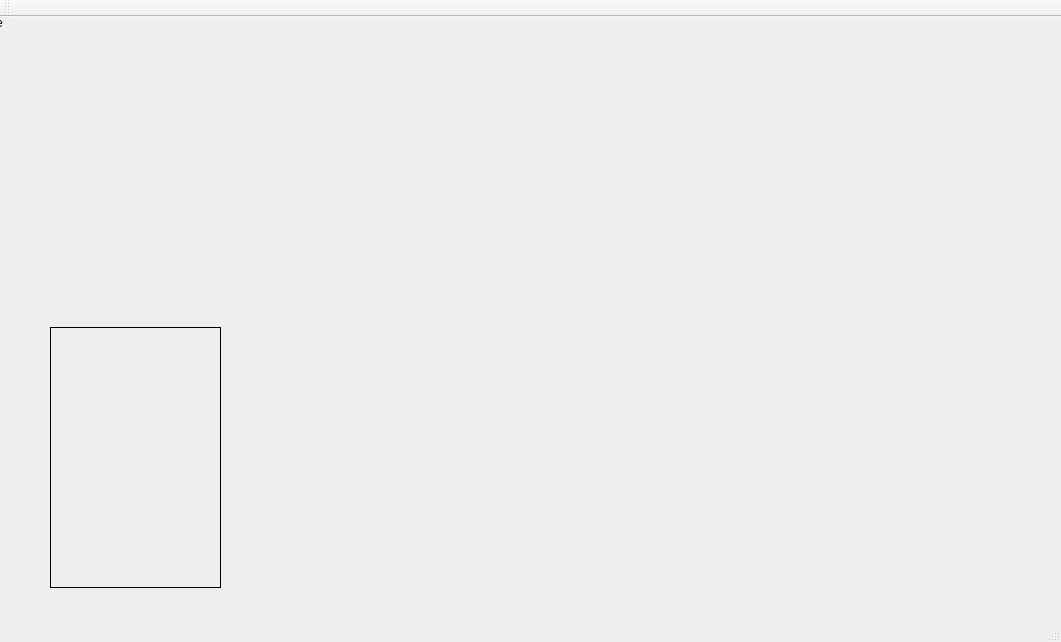
<?xml version="1.0" encoding="UTF-8"?>
<ui version="4.0">
 <class>MainWindow</class>
 <widget class="QMainWindow" name="MainWindow">
  <property name="geometry">
   <rect>
    <x>0</x>
    <y>0</y>
    <width>1061</width>
    <height>642</height>
   </rect>
  </property>
  <property name="windowTitle">
   <string>MainWindow</string>
  </property>
  <widget class="QWidget" name="centralWidget">
   <widget class="QLabel" name="blue">
    <property name="geometry">
     <rect>
      <x>-20</x>
      <y>0</y>
      <width>47</width>
      <height>12</height>
     </rect>
    </property>
    <property name="text">
     <string>blue</string>
    </property>
   </widget>
   <widget class="QLabel" name="red">
    <property name="geometry">
     <rect>
      <x>-30</x>
      <y>10</y>
      <width>47</width>
      <height>12</height>
     </rect>
    </property>
    <property name="text">
     <string>red</string>
    </property>
   </widget>
   <widget class="QLabel" name="redbird">
    <property name="geometry">
     <rect>
      <x>90</x>
      <y>290</y>
      <width>101</width>
      <height>121</height>
     </rect>
    </property>
    <property name="text">
     <string/>
    </property>
    <property name="pixmap">
     <pixmap resource="qrc.qrc">:/new/picture/birdreds.png</pixmap>
    </property>
   </widget>
   <widget class="QLabel" name="bird1">
    <property name="geometry">
     <rect>
      <x>20</x>
      <y>480</y>
      <width>91</width>
      <height>91</height>
     </rect>
    </property>
    <property name="text">
     <string/>
    </property>
    <property name="pixmap">
     <pixmap resource="qrc.qrc">:/new/picture/birdreds.png</pixmap>
    </property>
   </widget>
   <widget class="my_qlabel" name="label">
    <property name="geometry">
     <rect>
      <x>50</x>
      <y>310</y>
      <width>171</width>
      <height>261</height>
     </rect>
    </property>
    <property name="mouseTracking">
     <bool>true</bool>
    </property>
    <property name="frameShape">
     <enum>QFrame::Box</enum>
    </property>
    <property name="text">
     <string/>
    </property>
    <property name="pixmap">
     <pixmap resource="qrc.qrc">:/new/picture/boo.png</pixmap>
    </property>
   </widget>
   <widget class="QLabel" name="label_2">
    <property name="geometry">
     <rect>
      <x>40</x>
      <y>20</y>
      <width>1181</width>
      <height>591</height>
     </rect>
    </property>
    <property name="text">
     <string/>
    </property>
    <property name="pixmap">
     <pixmap resource="qrc.qrc">:/new/picture/background.jpg</pixmap>
    </property>
   </widget>
   <widget class="QLabel" name="label_3">
    <property name="geometry">
     <rect>
      <x>710</x>
      <y>320</y>
      <width>121</width>
      <height>91</height>
     </rect>
    </property>
    <property name="text">
     <string/>
    </property>
    <property name="pixmap">
     <pixmap resource="qrc.qrc">:/new/picture/boss.png</pixmap>
    </property>
   </widget>
   <widget class="QLabel" name="label_4">
    <property name="geometry">
     <rect>
      <x>520</x>
      <y>280</y>
      <width>271</width>
      <height>181</height>
     </rect>
    </property>
    <property name="text">
     <string/>
    </property>
    <property name="pixmap">
     <pixmap resource="qrc.qrc">:/new/picture/word.png</pixmap>
    </property>
   </widget>
   <widget class="QLabel" name="label_5">
    <property name="geometry">
     <rect>
      <x>680</x>
      <y>290</y>
      <width>181</width>
      <height>171</height>
     </rect>
    </property>
    <property name="text">
     <string/>
    </property>
    <property name="pixmap">
     <pixmap resource="qrc.qrc">:/new/picture/word.png</pixmap>
    </property>
   </widget>
   <zorder>label_2</zorder>
   <zorder>blue</zorder>
   <zorder>red</zorder>
   <zorder>redbird</zorder>
   <zorder>label</zorder>
   <zorder>bird1</zorder>
   <zorder>label_3</zorder>
   <zorder>label_4</zorder>
   <zorder>label_5</zorder>
  </widget>
  <widget class="QMenuBar" name="menuBar">
   <property name="geometry">
    <rect>
     <x>0</x>
     <y>0</y>
     <width>1061</width>
     <height>21</height>
    </rect>
   </property>
  </widget>
  <widget class="QToolBar" name="mainToolBar">
   <attribute name="toolBarArea">
    <enum>TopToolBarArea</enum>
   </attribute>
   <attribute name="toolBarBreak">
    <bool>false</bool>
   </attribute>
  </widget>
  <widget class="QStatusBar" name="statusBar"/>
 </widget>
 <layoutdefault spacing="6" margin="11"/>
 <customwidgets>
  <customwidget>
   <class>my_qlabel</class>
   <extends>QLabel</extends>
   <header location="global">my_qlabel.h</header>
  </customwidget>
 </customwidgets>
 <resources>
  <include location="qrc.qrc"/>
 </resources>
 <connections/>
</ui>
